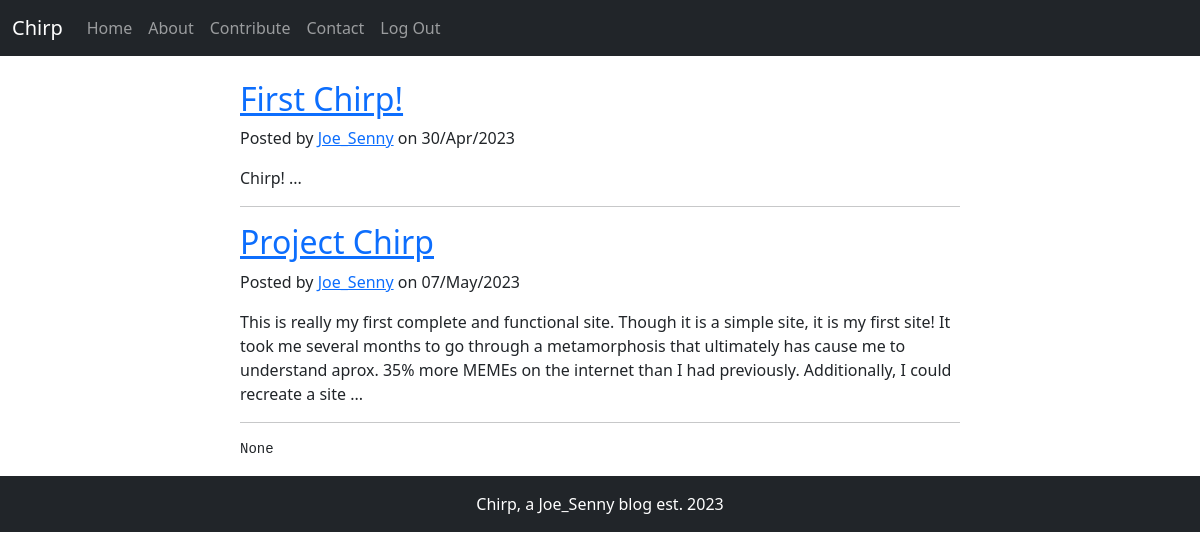
The page / (signed in) on the database its author committed.
### app.py (models this page shows)
class Post(db.Model):
    __tablename__ = "posts"
    id = db.Column(db.Integer, primary_key=True)
    title = db.Column(db.String(80), nullable=False)
    content = db.Column(db.String, nullable=False)
    created_on = db.Column(db.DateTime, default=datetime.now())
    user_id = db.Column(db.Integer, db.ForeignKey("users.id"), unique=False, nullable=False)
    author = db.Column(db.String, nullable=False)
    created_by = db.relationship("User", back_populates="posts")
    def __repr__(self):
        return f"Post: <{self.title}>"

### app.py (the view)
@app.route('/')
def index():
    post = Post.query.filter_by().all()
    context = {
        "posts":post,
        "pprint":pprint
    }
    return render_template('index.html', **context)

### app.py (called while the page is built)
@login_manager.user_loader
def user_loader(id):
    return User.query.get(int(id))

### templates/index.html
{% extends 'base.html'%}
{% block content %}
<div class="container">
  <div class="row">
    <div class="col-md-8 mx-auto">
      {% for post in posts %}
      <div class="post-preview">
        <a href="/post/{{post.id}}/">
          <h2 class="post-title">
            {{post.title}}
          </h2>
        </a>
        <p class="post-meta">Posted by
          <a href="#">{{post.author}}</a> on {{post.created_on.strftime('%d/%b/%Y')}}
        </p>
        <p>{{ post.content[0:300] }} ...</p>
        <hr>
      </div>
      {% else %}
      <h3>No posts yet</h3>
      {% endfor %}
      <pre>{{ pprint(posts) }}</pre>
    </div>
  </div>
</div>
{% endblock %}

### rows shown on the page
Post: title "First Chirp!", author "Joe_Senny", created_on "30/Apr/2023", content "Chirp!", title.title "None"
Post: title "Project Chirp", author "Joe_Senny", created_on "07/May/2023", content "This is really my first complete and functional site. Though it is a simple site, it is my first site! It took me several months to go through a metamorphosis that ultimately has cause me to understand aprox. 35% more MEMEs on the internet than I had previously. Additionally, I could recreate a site"
